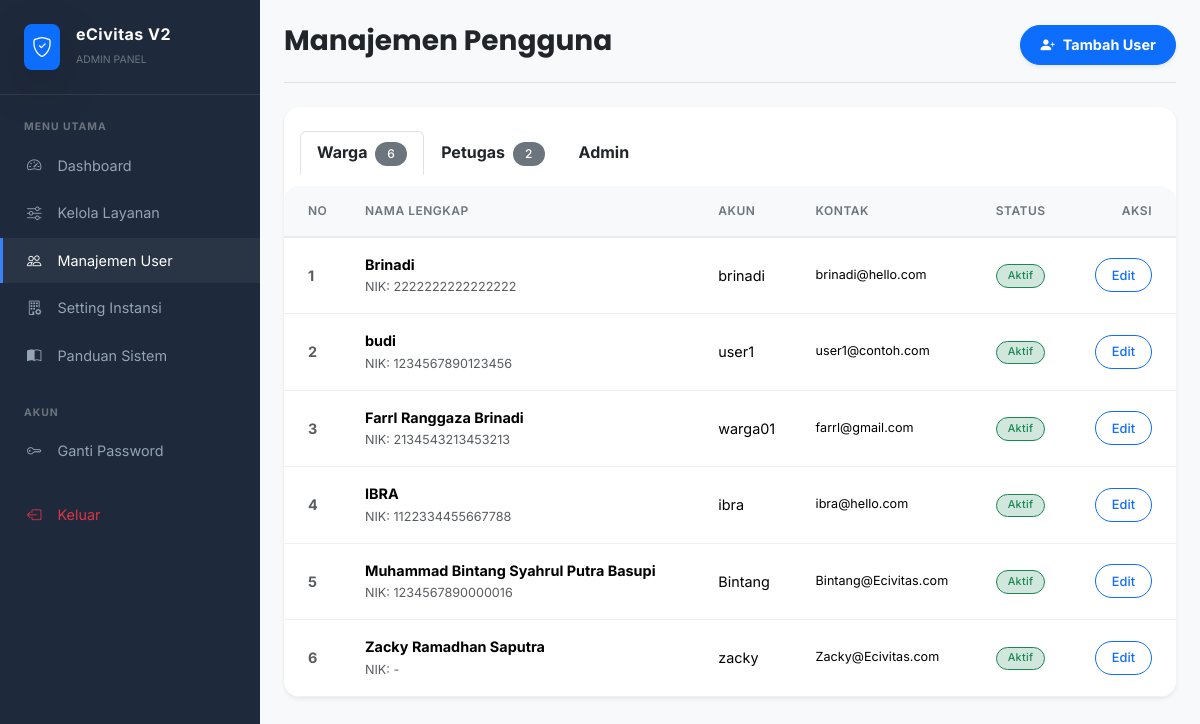
The app's page /views/admin/users.php (signed in) with its own data.
### tables this page shows
CREATE TABLE `users` (
  `id` int NOT NULL,
  `username` varchar(50) NOT NULL,
  `password` varchar(255) NOT NULL,
  `email` varchar(100) DEFAULT NULL,
  `no_hp` varchar(15) DEFAULT NULL,
  `nik` varchar(16) DEFAULT NULL,
  `nama_lengkap` varchar(100) NOT NULL,
  `alamat` text,
  `tempat_lahir` varchar(50) DEFAULT NULL,
  `tanggal_lahir` date DEFAULT NULL,
  `role` enum('warga','petugas','admin') DEFAULT 'warga',
  `pekerjaan` varchar(50) DEFAULT NULL,
  `is_active` tinyint(1) DEFAULT '1',
  `created_at` timestamp NULL DEFAULT CURRENT_TIMESTAMP
);

### helpers/helpers.php (called while the page is built, shortened)
<?php
function e($str) {
    return htmlspecialchars($str ?? '', ENT_QUOTES, 'UTF-8');
}
?>

### views/admin/users.php (the view, shortened to what this page needs)
<?php
require_once '../../config/app.php';
$stmt = $pdo->query("SELECT * FROM users ORDER BY nama_lengkap ASC");
$all_users = $stmt->fetchAll();
$warga_list = array_filter($all_users, function($u) { return $u['role'] === 'warga'; });
$petugas_list = array_filter($all_users, function($u) { return $u['role'] === 'petugas'; });
$extraCss = '<link rel="stylesheet" href="https://cdn.datatables.net/1.13.6/css/dataTables.bootstrap5.min.css">';
require_once '../../includes/header.php';
?>
<div class="d-flex">
    <?php require_once '../../includes/sidebar.php'; ?>
    <div class="flex-grow-1 p-4" style="height: 100vh; overflow-y: auto;">
        <div class="d-flex justify-content-between align-items-center mb-4 border-bottom pb-3">
            <h3 class="fw-bold text-dark">Manajemen Pengguna</h3>
            <a href="form_user.php" class="btn btn-primary rounded-pill shadow-sm fw-bold">
                <i class="bi bi-person-plus-fill me-2"></i>Tambah User
            </a>
        </div>
        <div class="card border-0 shadow-sm rounded-4 overflow-hidden">
            <div class="card-header bg-white border-bottom-0 pt-4 px-4">
                <ul class="nav nav-tabs card-header-tabs" id="userTabs" role="tablist">
                    <li class="nav-item">
                        <button class="nav-link active fw-bold text-dark" id="warga-tab" data-bs-toggle="tab" data-bs-target="#warga">
                            Warga <span class="badge bg-secondary ms-1 rounded-pill"><?= count($warga_list) ?></span>
                        </button>
                    </li>
                    <li class="nav-item">
                        <button class="nav-link fw-bold text-dark" id="petugas-tab" data-bs-toggle="tab" data-bs-target="#petugas">
                            Petugas <span class="badge bg-secondary ms-1 rounded-pill"><?= count($petugas_list) ?></span>
                        </button>
                    </li>
                    <li class="nav-item">
                        <button class="nav-link fw-bold text-dark" id="admin-tab" data-bs-toggle="tab" data-bs-target="#admin">
                            Admin
                        </button>
                    </li>
                </ul>
            </div>
            <div class="card-body p-0">
                <div class="tab-content" id="userTabsContent">
                    <div class="tab-pane fade show active" id="warga"><?php renderTable($warga_list); ?></div>
                </div>
            </div>
        </div>
    </div>
</div>
<?php
function renderTable($data) {
    echo '<div class="table-responsive"><table class="table table-hover align-middle mb-0"><thead class="bg-light"><tr>
            <th class="ps-4">No</th><th>Nama Lengkap</th><th>Akun</th><th>Kontak</th><th>Status</th><th class="text-end pe-4">Aksi</th>
          </tr></thead><tbody>';
    if (empty($data)) {
        echo '<tr><td colspan="6" class="text-center py-5 text-muted">Tidak ada data.</td></tr>';
    } else {
        $no = 1;
        foreach ($data as $u) {
            $statusBadge = $u['is_active'] ? '<span class="badge bg-success-subtle text-success border border-success">Aktif</span>' : '<span class="badge bg-danger-subtle text-danger border border-danger">Non-Aktif</span>';
            echo '<tr>
                    <td class="ps-4 fw-bold text-muted small">'. $no++ .'</td>
                    <td><div class="fw-bold">'. e($u['nama_lengkap']) .'</div><small class="text-muted">NIK: '. e($u['nik'] ?? '-') .'</small></td>
                    <td><div>'. e($u['username']) .'</div></td>
                    <td><small class="d-block">'. e($u['email'] ?? '-') .'</small></td>
                    <td>'. $statusBadge .'</td>
                    <td class="text-end pe-4"><a href="form_user.php?id='. $u['id'] .'" class="btn btn-sm btn-outline-primary rounded-pill px-3">Edit</a></td>
                  </tr>';
        }
    }
    echo '</tbody></table></div>';
}
require_once '../../includes/footer.php';
?>

### includes/header.php (shortened to what this page needs)
<!DOCTYPE html>
<html lang="id">
<head>
    <link href="https://cdn.jsdelivr.net/npm/bootstrap@5.3.3/dist/css/bootstrap.min.css" rel="stylesheet">
    <link rel="stylesheet" href="https://cdn.jsdelivr.net/npm/bootstrap-icons@1.11.3/font/bootstrap-icons.min.css">
    <link rel="stylesheet" href="<?= BASE_URL ?>assets/css/main.css">
    <link rel="stylesheet" href="<?= BASE_URL ?>assets/css/dashboard.css">
    <?php if (isset($extraCss)) echo $extraCss; ?>
</head>
<body class="bg-light">

### includes/sidebar.php (shortened to what this page needs)
<?php
$role = $_SESSION['role'] ?? '';
$current_page = basename($_SERVER['PHP_SELF']);
?>
<div class="sidebar d-none d-md-block flex-shrink-0 text-white" style="width: 260px; min-height: 100vh; background-color: #1e293b;">
    <div class="p-4 border-bottom border-secondary border-opacity-25">
        <div class="d-flex align-items-center gap-3">
            <div class="bg-primary rounded-3 p-2 d-flex align-items-center justify-content-center shadow-lg">
                <i class="bi bi-shield-check text-white fs-5"></i>
            </div>
            <div>
                <h6 class="fw-bold text-white mb-0" style="letter-spacing: 0.5px;">eCivitas V2</h6>
                <small class="text-secondary text-uppercase" style="font-size: 0.65rem;"><?= $role ?> PANEL</small>
            </div>
        </div>
    </div>
    <div class="py-2">
        <nav class="nav flex-column">
            <p class="px-4 text-uppercase text-secondary fw-bold mb-2 mt-3" style="font-size: 0.65rem; letter-spacing: 1px;">Menu Utama</p>
            <?php if ($role === 'admin'): ?>
                <a href="dashboard.php" class="nav-link <?= $current_page == 'dashboard.php' ? 'active' : '' ?>" style="color: #94a3b8;">
                    <i class="bi bi-speedometer2 me-3"></i>Dashboard
                </a>
                <a href="master_dokumen.php" class="nav-link <?= strpos($current_page, 'dokumen') !== false ? 'active' : '' ?>" style="color: #94a3b8;">
                    <i class="bi bi-sliders me-3"></i>Kelola Layanan
                </a>
                <a href="users.php" class="nav-link <?= strpos($current_page, 'user') !== false ? 'active' : '' ?>" style="color: #94a3b8;">
                    <i class="bi bi-people me-3"></i>Manajemen User
                </a>
                <a href="pengaturan_instansi.php" class="nav-link <?= $current_page == 'pengaturan_instansi.php' ? 'active' : '' ?>" style="color: #94a3b8;">
                    <i class="bi bi-building-gear me-3"></i>Setting Instansi
                </a>
                <a href="<?= BASE_URL ?>panduan.php" class="nav-link" style="color: #94a3b8;">
                    <i class="bi bi-book-half me-3"></i>Panduan Sistem
                </a>
            <?php endif; ?>
            <p class="px-4 mt-4 text-uppercase text-secondary fw-bold mb-2" style="font-size: 0.65rem; letter-spacing: 1px;">Akun</p>
            <a href="../auth/ganti_password.php" class="nav-link" style="color: #94a3b8;">
                <i class="bi bi-key me-3"></i>Ganti Password
            </a>
            <a href="<?= BASE_URL ?>actions/auth/logout.php" class="nav-link text-danger mt-3" onclick="return confirm('Keluar dari sistem?')">
                <i class="bi bi-box-arrow-left me-3"></i>Keluar
            </a>
        </nav>
    </div>
</div>

### includes/footer.php (shortened to what this page needs)
</body>
</html>

### assets/css/main.css (style rules this page uses)
:root { --primary-color: #0d6efd; --primary-hover: #0b5ed7; --bg-body: #f8f9fa; --text-main: #212529; --card-radius: 16px; }
body { font-family: "Inter", sans-serif; background-color: var(--bg-body); color: var(--text-main); -webkit-font-smoothing: antialiased; }
h1, h2, h3, h4, h5, .navbar-brand { font-family: "Poppins", sans-serif; }
.card { border: none; border-radius: var(--card-radius); box-shadow: 0 4px 20px rgba(0, 0, 0, 0.03); transition: transform 0.2s ease, box-shadow 0.2s ease; background: #fff; overflow: hidden; }
.card-header { background: #fff; border-bottom: 1px solid #f0f0f0; padding: 1.25rem 1.5rem; }
.card-body { padding: 1.5rem; }
.btn { border-radius: 50px; padding: 0.5rem 1.2rem; font-weight: 500; font-size: 0.9rem; transition: all 0.2s; }
.btn-sm { padding: 0.4rem 1rem; font-size: 0.8rem; }
.btn-primary { background-color: var(--primary-color); border-color: var(--primary-color); box-shadow: 0 4px 6px rgba(13, 110, 253, 0.2); }
.table-responsive { border-radius: var(--card-radius); }
.table thead th { background-color: #f8f9fa; color: #6c757d; font-weight: 600; text-transform: uppercase; font-size: 0.75rem; letter-spacing: 0.5px; padding: 1rem; border-bottom: 2px solid #e9ecef; }
.table tbody td { padding: 1rem; vertical-align: middle; font-size: 0.9rem; border-bottom: 1px solid #f0f0f0; }
.badge { padding: 0.5em 1em; font-weight: 500; letter-spacing: 0.3px; border-radius: 30px; }

### assets/css/dashboard.css (style rules this page uses)
.sidebar { width: 260px; background: #1e293b; min-height: 100vh; transition: all 0.3s; }
.sidebar .nav-link { color: #94a3b8; padding: 12px 24px; font-size: 0.9rem; border-left: 3px solid transparent; margin-bottom: 2px; }
.sidebar .nav-link:hover, .sidebar .nav-link.active { color: #fff !important; background: rgba(255, 255, 255, 0.05); border-left-color: #3b82f6; }

### records on screen
users: nama_lengkap "Brinadi", nik "2222222222222222", username "brinadi", email "brinadi@hello.com", is_active "Aktif"
users: nama_lengkap "budi", nik "1234567890123456", username "user1", email "user1@contoh.com", is_active "Aktif"
users: nama_lengkap "Farrl Ranggaza Brinadi", nik "2134543213453213", username "warga01", email "farrl@gmail.com", is_active "Aktif"
users: nama_lengkap "IBRA", nik "1122334455667788", username "ibra", email "ibra@hello.com", is_active "Aktif"
users: nama_lengkap "Muhammad Bintang Syahrul Putra Basupi", nik "1234567890000016", username "Bintang", email "Bintang@Ecivitas.com", is_active "Aktif"
users: nama_lengkap "Zacky Ramadhan Saputra", nik "-", username "zacky", email "Zacky@Ecivitas.com", is_active "Aktif"

### other values on screen
$role "ADMIN"
count($warga_list) "6"
count($petugas_list) "2"
